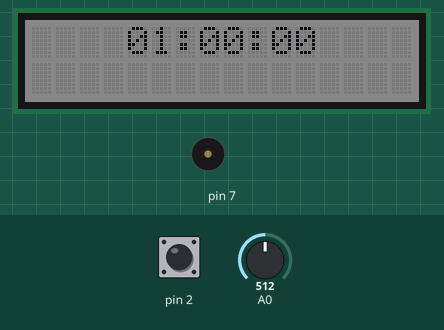
Simulated run of this sketch. Board: Arduino Uno, built with avr-gcc and run on an emulated ATmega328P. On the bench: 16×2 character LCD, buzzer (waves = sounding). The test bench sets the inputs (shaded band); at power-on: pin 2 LOW, A0 = 512.

Above: at 0.1 s.
At 1.2 s:
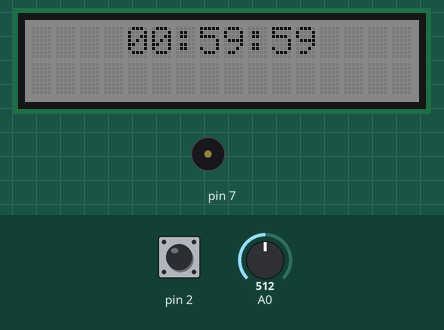
1.3 s: pin 2 pulsed HIGH 5 times (0.12 s each, 0.3 s apart)
At 2.87 s:
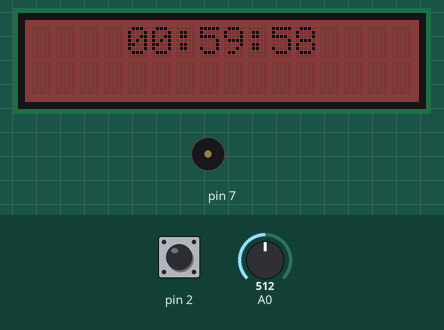
Timing chart, 0 to 4.4 s (numbered marks = the images above; inputs shaded):
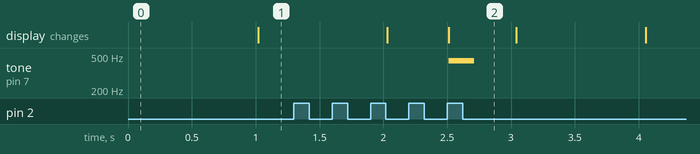

The sketch:

DYG.ino
```cpp
#include <Wire.h>
#include <rgb_lcd.h>

class Clock {
  private:
    int hour_left;
    int minute_left;
    int second_left;
    bool start;
    unsigned long current_time;

  public:
    Clock(int hour, int minute, int second)
    : hour_left {hour}, minute_left {minute}, second_left {second}, start {false}, current_time {millis()} {}

    void startClock(){
      this->start = true;
    }
    void stopClock() {
      this->start = false;
    }
    /**
     *  Permet de décrémenter la clock
     *  selon la fréquence d'appel de cette fonction
     */
    void runClock(int period) {
      if (this->start && !this->isFinished()) {
        if ((millis() - this->current_time) > period) {
          this->current_time = millis();
          this->second_left--;

          if (this->second_left < 0) {
            this -> second_left = 59;
            this -> minute_left--;

            if (this->minute_left < 0){
              this -> minute_left = 59;
              this -> hour_left--;
            }
          }
        }
      }
    }
    int compare(int hour, int minute, int second){
      char times[20]; char current_times[20];
      sprintf(times,"%02d%02d%02d",hour, minute, second);
      sprintf(current_times,"%02d%02d%02d",this->hour_left, this->minute_left, this->second_left);
      return strcmp(times, current_times);
    }

    bool isFinished(){
      return (this->hour_left <= 0 && this->minute_left <= 0 && this->second_left <= 0);
    }
    int hour()  { return this -> hour_left;   }
    int minute(){ return this -> minute_left; }
    int second(){ return this -> second_left; }
    /**
     * Fonction qui retourne la valeur de la clock
     * en chaine de caractère
     */
    String toString() {
      char timer[50];
      sprintf(timer, "%02d:%02d:%02d", this->hour_left, this->minute_left,this->second_left);
      return timer;
    }
};

class PassWord {
  private:
    char *symbolList;   // table des symbole
    String mdp;         // mot de passe
    char mdp_display[50]; // mot de passe affiché
    int cursorIndex;  // position du curseur
    bool appui_btn;
    unsigned long current_time;

  public:
    PassWord(char *lettres, String mdp)
    : symbolList { lettres }, mdp {mdp}, cursorIndex{0}, current_time {millis()}, appui_btn{false} {}

    void selectSymbol(float tensionValue){
      if (this->cursorIndex < this->mdp.length()){
        int symbolIndex = map(tensionValue, 0, 1023, 0, strlen(this->symbolList)-1);
        char symbol = this->symbolList[symbolIndex];
        this->mdp_display[this->cursorIndex] = symbol;
      }

    }

    void validSymbol(int tensionValue){
      if (tensionValue) {
        if (this->cursorIndex < this->mdp.length()) {
          if (!this->appui_btn) {
            this->cursorIndex ++;
            this->appui_btn = true;
          }
        }
        else {
          this->cursorIndex = 12;
        }
      }
      else {
        this->appui_btn = false;
      }
    }

    bool isCompleted() {
      return (int(this->cursorIndex) == 12);
    }

    bool isCorrect(){
      if (int(this->cursorIndex) == 12){
        /*String mdp_compare = String(this->mdp_display);
        String mdp = String(this->mdp);*/
        return String(this->mdp_display) == this->mdp;
      }
    }

    void reset() {
      memset(this->mdp_display,0,sizeof(this->mdp_display));
      this->cursorIndex = 0;
    }

    void display_(rgb_lcd lcd){
      if ((millis() - this->current_time) > 100) {
          this->current_time = millis();

          String mdp_display = String(this->mdp_display);
          while(mdp_display.length() < this->mdp.length()){
            mdp_display += "_";
          }

          lcd.setCursor(0, 1);
          String disp = "Code: ";
          disp += String(mdp_display);
          lcd.print(disp);
      }
    }
};

/**************************************/
rgb_lcd lcd;

const int colorR = 100;
const int colorG = 100;
const int colorB = 100;
char alphabet[] = {'A','B','C','D','E','F','G','H','I','J','K','L','M','N','O','P','Q','R','S','T','U','V','W','X','Y','Z'};
Clock clocky {1, 0, 0};
PassWord pass {alphabet, "CESAR"};
bool passWordFind = false;
unsigned long current_time = 0;
bool lcd_clign = false;

void setup() {
    // set up the LCD's number of columns and rows:
    lcd.begin(16, 2);
    lcd.setRGB(colorR, colorG, colorB);
    clocky.startClock();
}

void loop() {

  //------------------------------------------
  if (!passWordFind){
    clocky.runClock(1000);
    lcd.setCursor(4, 0);
    lcd.print(clocky.toString());

    /**
     * Clignotement en rouge lorsque la clock est inférieur à 10 min
     */
    if(clocky.compare(0, 0, 1) < 0 && clocky.compare(0, 10, 0) > 0 ) {
      if ((millis() - current_time) > 1000) {
        current_time = millis();
        if (lcd_clign) { lcd.setRGB(100, 100, 0); } else { lcd.setRGB(100, 100, 100); }
        lcd_clign = !lcd_clign;
        /**
         * Buzzer lorsque la clock est inférieur à 2 min
         */
        if(clocky.compare(0, 0, 1) < 0 && clocky.compare(0, 0, 5) > 0 ) {
          tone(7, 200, 200); // buzzer
        }
      }
    }

    if(clocky.compare(0, 0, 0) == 0){
      lcd.setRGB(100, 0, 0);
      tone(7, 440, 2000); // buzzer
      lcd.clear();
      lcd.print("BOOM !");
      delay(2000);
      while(true){
        lcd.clear();
        lcd.print("Vous avez perdu :(");
        delay(2000);
      }
    }
   //---------------------------------------------------

    pass.selectSymbol(analogRead(A0));
    pass.validSymbol(digitalRead(2));
    pass.display_(lcd);

    if (pass.isCompleted()){
      if (pass.isCorrect()){
        passWordFind = true;
      }
      else {    // password incorect
        lcd.setRGB(100, 0, 0);
        tone(7, 440, 200); // buzzer
        pass.reset();
        delay(500);
        lcd.setRGB(100, 100, 100);
      }
    }
  }
  else {
    if (clocky.compare(0, 0, 0)!= 0){
      clocky.runClock(1);
      lcd.setCursor(4, 0);
      lcd.print(clocky.toString());
    }
    else {
      lcd.setRGB(0, 100, 0);
      delay(1000);
      lcd.clear();
      lcd.print("Bravo !");
      delay(2000);
      lcd.setCursor(0, 1);
      lcd.print("Bombe désamors");
      lcd.clear();
      lcd.print("Voici le nouveau");
      lcd.setCursor(0, 1);
      lcd.print("mot de passe");
      delay(2000);
      lcd.clear();
      lcd.print("Liberer l'otage:");
      lcd.setCursor(0, 1);
      lcd.print("326");
      delay(10000);
      }
  }

}


// code for morse
```

Measured:
- after the input at 1.3 s, tone on pin 7: silent → 440 Hz after 1.2 s, → silent 0.20 s later; the display: first differs from a run without the input after 1.2 s (image 2)
